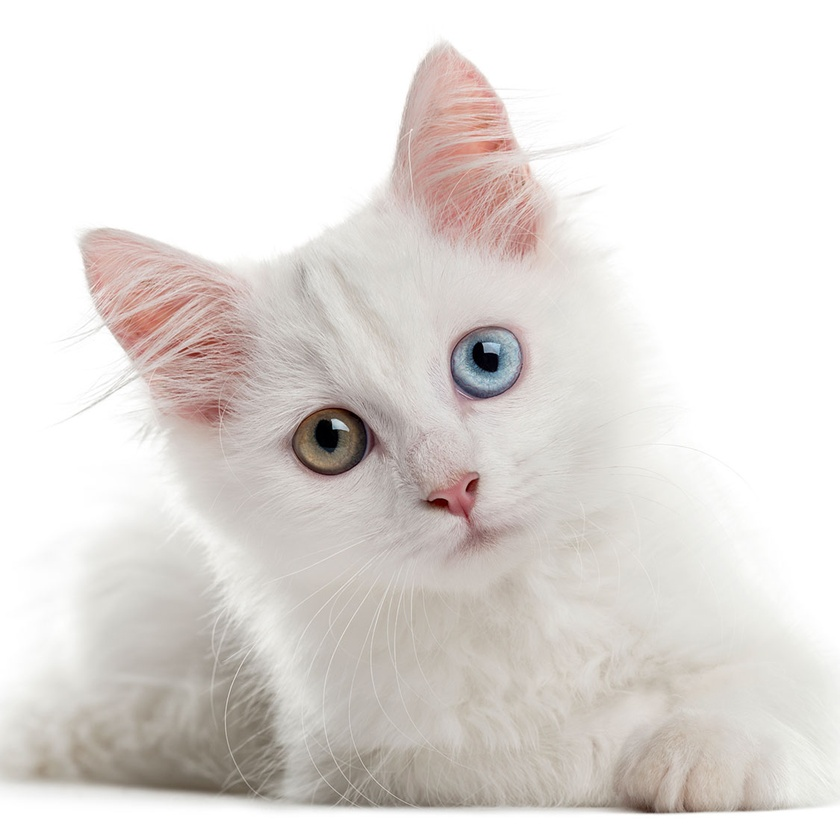
#> input picture cat.jpg, 840 x 840 px, shrunk from 1125 x 1125 before the run
$ jupyter execute '1_이미지 입출력.ipynb'
#> lines starting #> are read from the running program, lines starting #| are printed output that depends on the picture
#이미지 출력

[cell 1]
#설정,import
import cv2
import numpy as np
import matplotlib.pyplot as plt
img = cv2.imread('cat.jpg')
#> img is the input picture: shape (840, 840, 3); mean B, G, R 217.2, 220.4, 225.2

[cell 2]
#이미지 출력
cv2.imshow('cat',img)
key = cv2.waitKey(0)
#> (key Esc is pressed here)
cv2.destroyAllWindows()

##읽기 옵션
cv2.IMREAD_COLOR  : 컬러 이미지,투명 영역은 무시(컬러 : 기본값)
cv2.IMREAD_GRAYSCALE : 흑백 이미지
cv2.IMREAD_UNCHANGED : 투명 영역까지 포함

[cell 3]
import cv2
img_color = cv2.imread('cat.jpg', cv2.IMREAD_COLOR)
img_gray = cv2.imread('cat.jpg', cv2.IMREAD_GRAYSCALE)
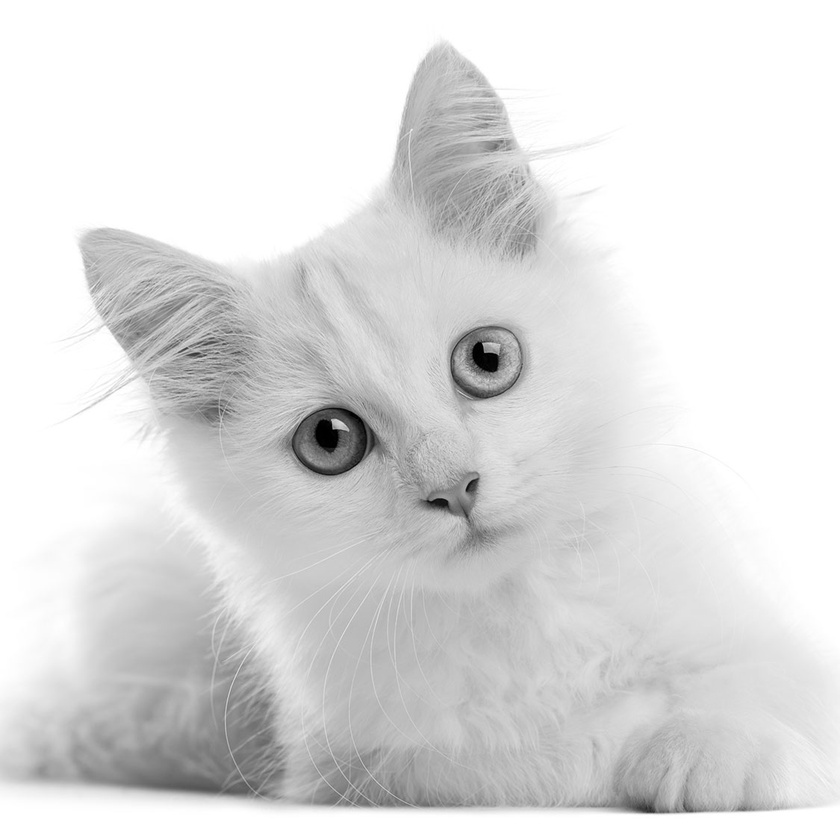
#> img_gray: shape (840, 840); min 0, max 255, mean 221.5
img_unchanged = cv2.imread('cat.jpg', cv2.IMREAD_UNCHANGED)

cv2.imshow('cat_color',img_color)
cv2.imshow('cat_gray',img_gray)
cv2.imshow('cat_unchanged',img_unchanged)

key = cv2.waitKey(0)
#> (key Esc is pressed here)
cv2.destroyAllWindows()

## Shape
이미지의 height,width,channel정보

[cell 4]
import cv2
img = cv2.imread('cat.jpg')
img.shape #세로,가로,channel(현재 RGB 3개를 갖는다)
#> Out = (840, 840, 3)
